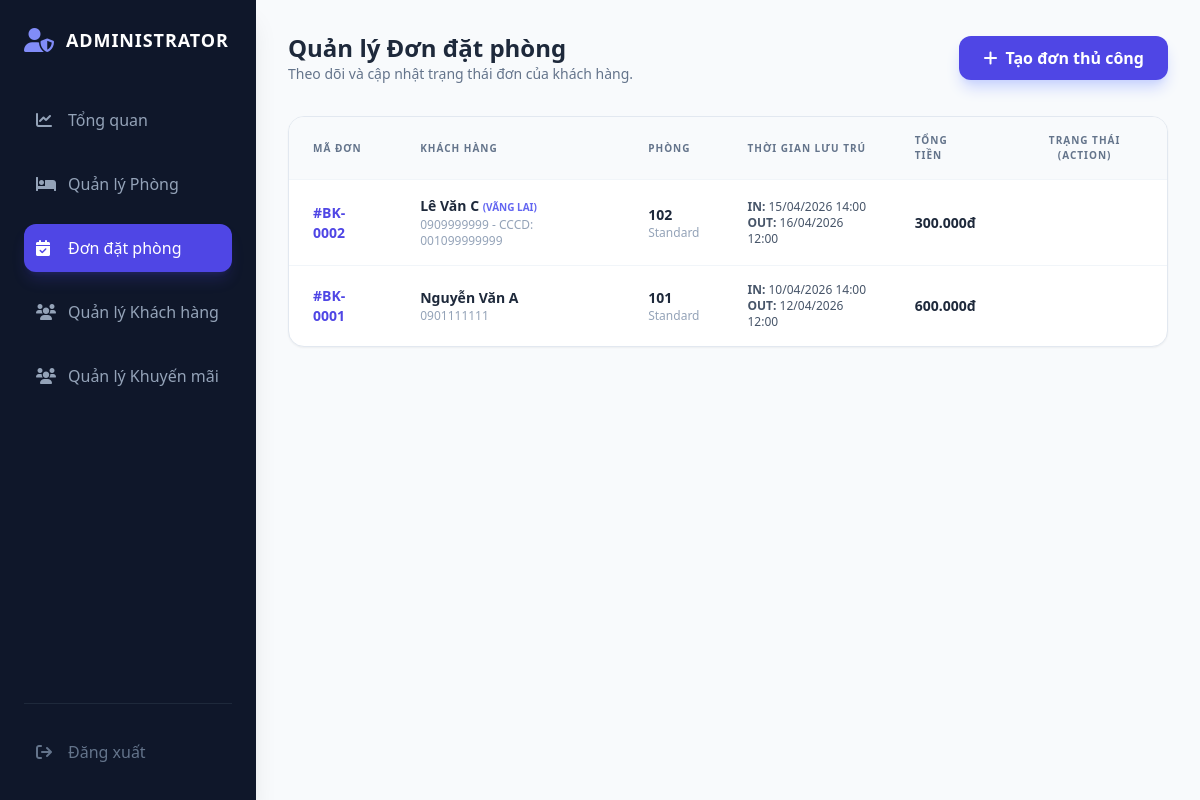
Screenshot of /frontend/admin_bookings.php (signed in) with the database file from the repository.
### tables this page shows
CREATE TABLE Booking (
    booking_id INT AUTO_INCREMENT PRIMARY KEY,
    user_id INT,
    booking_date DATETIME DEFAULT CURRENT_TIMESTAMP,
    check_in DATETIME,
    check_out DATETIME,
    total_price DECIMAL(15, 2),
    payment_method VARCHAR(100),
    payment_status VARCHAR(50),
    note TEXT,
    status VARCHAR(50),

     
    guest_name VARCHAR(255),
    guest_phone VARCHAR(20),
    guest_cccd VARCHAR(50),

    FOREIGN KEY (user_id) REFERENCES `User`(user_id) ON DELETE CASCADE
);

CREATE TABLE Room (
    room_id INT AUTO_INCREMENT PRIMARY KEY,
    hotel_id INT NOT NULL,
    type_id INT,
    room_number VARCHAR(20) NOT NULL,
    status VARCHAR(50) DEFAULT 'active',
    note TEXT,
    FOREIGN KEY (hotel_id) REFERENCES Hotels(hotel_id) ON DELETE CASCADE,
    FOREIGN KEY (type_id) REFERENCES Room_types(type_id) ON DELETE CASCADE
);

CREATE TABLE Room_types (
    type_id INT AUTO_INCREMENT PRIMARY KEY,
    name VARCHAR(255) NOT NULL,
    price DECIMAL(15, 2),
    capacity INT
);

CREATE TABLE User_detail (
    detail_id INT AUTO_INCREMENT PRIMARY KEY,
    user_id INT,
    full_name VARCHAR(255),
    dob DATE,
    address VARCHAR(500),
    nation VARCHAR(100),
    ID_number VARCHAR(50),
    balance DECIMAL(15, 2) DEFAULT 0.00,
    status VARCHAR(50),
    FOREIGN KEY (user_id) REFERENCES `User`(user_id) ON DELETE CASCADE
);

CREATE TABLE `User` (
    user_id INT AUTO_INCREMENT PRIMARY KEY,
    email VARCHAR(255) NOT NULL UNIQUE,
    phone VARCHAR(20),
    password VARCHAR(255) NOT NULL,
    role VARCHAR(50) DEFAULT 'Customer'
);

### config/pdo.php (called while the page is built, shortened)
<?php
function pdo_get_connection($db_name)
{
    static $connections = [];
    if (!isset($connections[$db_name])) {
        $host = '127.0.0.1';
        $username = 'root';
        $password = '';
        $dburl = "mysql:host={$host};dbname={$db_name};charset=utf8";
        try {
            $options = [
                PDO::ATTR_ERRMODE => PDO::ERRMODE_EXCEPTION,
                PDO::ATTR_EMULATE_PREPARES => false,
                PDO::ATTR_DEFAULT_FETCH_MODE => PDO::FETCH_ASSOC
            ];
            $conn = new PDO($dburl, $username, $password, $options);
            $connections[$db_name] = $conn;
        } catch (PDOException $e) {
            error_log("Database Connection Error to MySQL ({$db_name}): " . $e->getMessage());
            throw new Exception("Lỗi MySQL: " . $e->getMessage());
        }
    }
    return $connections[$db_name];
}
function pdo_query($db_name, $sql)
{
    $sql_args = func_num_args() > 2 ? (is_array(func_get_arg(2)) ? func_get_arg(2) : array_slice(func_get_args(), 2)) : [];
    $conn = null;
    try {
        $conn = pdo_get_connection($db_name);
        $stmt = $conn->prepare($sql);
        $stmt->execute($sql_args);
        $rows = $stmt->fetchAll(PDO::FETCH_ASSOC);
        return $rows;
    } catch (PDOException $e) {
        error_log("SQL Query Error on {$db_name}: " . $e->getMessage() . " SQL: " . $sql);
        throw $e;
    } finally {
        if ($conn) {
            unset($conn);
        }
    }
}

### dao/DAO.php (called while the page is built, shortened)
<?php
require_once('../config/pdo.php');
function db_query($sql)
{
    $args = array_slice(func_get_args(), 1);
    return pdo_query(DB_NAME, $sql, $args);
}
?>

### frontend/admin_bookings.php (the view, shortened to what this page needs)
<?php
require_once '../dao/DAO.php';
$sql = "
    SELECT b.*, u.email, ud.full_name, u.phone as user_phone, r.room_number, rt.name as type_name
    FROM Booking b
    LEFT JOIN `User` u ON b.user_id = u.user_id
    LEFT JOIN User_detail ud ON u.user_id = ud.user_id
    JOIN Booking_detail bd ON b.booking_id = bd.booking_id
    JOIN Room r ON bd.room_id = r.room_id
    JOIN Room_types rt ON r.type_id = rt.type_id
    ORDER BY b.booking_id DESC
";
$bookings = db_query($sql);
?>
<!DOCTYPE html>
<html lang="vi">
<head>
    <script src="https://cdn.tailwindcss.com"></script>
    <link rel="stylesheet" href="https://cdnjs.cloudflare.com/ajax/libs/font-awesome/6.0.0/css/all.min.css">
</head>
<body class="bg-slate-50 flex h-screen overflow-hidden">
    <?php include 'sidebar_admin.php'; ?>
    <main class="flex-1 overflow-y-auto p-4 md:p-8">
        <div class="flex flex-col md:flex-row justify-between items-start md:items-center mb-8 gap-4">
            <div>
                <h1 class="text-2xl font-bold text-slate-800">Quản lý Đơn đặt phòng</h1>
                <p class="text-slate-500 text-sm">Theo dõi và cập nhật trạng thái đơn của khách hàng.</p>
            </div>
            <button onclick="document.getElementById('manualBookingModal').classList.remove('hidden')" class="bg-indigo-600 hover:bg-indigo-700 text-white px-6 py-2.5 rounded-xl font-bold shadow-lg shadow-indigo-200 transition flex items-center gap-2">
                <i class="fa-solid fa-plus"></i> Tạo đơn thủ công
            </button>
        </div>
        <div class="bg-white rounded-2xl shadow-sm border border-slate-200 overflow-hidden">
            <table class="w-full text-left">
                <thead class="bg-slate-50 border-b border-slate-100">
                    <tr class="text-slate-500 text-[10px] uppercase tracking-widest font-bold">
                        <th class="px-6 py-4">Mã Đơn</th>
                        <th class="px-6 py-4">Khách hàng</th>
                        <th class="px-6 py-4">Phòng</th>
                        <th class="px-6 py-4">Thời gian lưu trú</th>
                        <th class="px-6 py-4">Tổng tiền</th>
                        <th class="px-6 py-4 text-center">Trạng thái (Action)</th>
                    </tr>
                </thead>
                <tbody class="divide-y divide-slate-100 text-sm">
                    <?php foreach ($bookings as $b): ?>
                    <tr class="hover:bg-slate-50 transition">
                        <td class="px-6 py-4 font-black text-indigo-600">#BK-<?php echo str_pad($b['booking_id'], 4, '0', STR_PAD_LEFT); ?></td>
                        <td class="px-6 py-4">
                            <?php if ($b['user_id']): ?>
                                <p class="font-bold text-slate-800"><?php echo htmlspecialchars($b['full_name'] ?? 'Khách chưa cập nhật tên'); ?></p>
                                <p class="text-xs text-slate-400"><?php echo htmlspecialchars($b['user_phone'] ?? $b['email']); ?></p>
                            <?php else: ?>
                                <p class="font-bold text-slate-800"><?php echo htmlspecialchars($b['guest_name']); ?> <span class="text-indigo-500 text-[10px] uppercase">(Vãng lai)</span></p>
                                <p class="text-xs text-slate-400"><?php echo htmlspecialchars($b['guest_phone']); ?> - CCCD: <?php echo htmlspecialchars($b['guest_cccd']); ?></p>
                            <?php endif; ?>
                        </td>
                        <td class="px-6 py-4">
                            <p class="font-bold text-slate-800"><?php echo htmlspecialchars($b['room_number']); ?></p>
                            <p class="text-xs text-slate-400 line-clamp-1"><?php echo htmlspecialchars($b['type_name']); ?></p>
                        </td>
                        <td class="px-6 py-4 text-slate-600">
                            <div class="text-xs">
                                <div><span class="font-bold">IN:</span> <?php echo date('d/m/Y H:i', strtotime($b['check_in'])); ?></div>
                                <div><span class="font-bold">OUT:</span> <?php echo date('d/m/Y H:i', strtotime($b['check_out'])); ?></div>
                            </div>
                        </td>
                        <td class="px-6 py-4 font-bold text-slate-800"><?php echo number_format($b['total_price'], 0, ',', '.'); ?>đ</td>
                        <td class="px-6 py-4 text-center">
                        </td>
                    </tr>
                    <?php endforeach; ?>
                </tbody>
            </table>
        </div>
    </main>
</body>
</html>

### frontend/sidebar_admin.php
<?php
$current_page = basename($_SERVER['PHP_SELF']);
?>
<aside class="w-64 bg-slate-900 h-screen sticky top-0 text-white p-6 shadow-xl flex flex-col">
    <div class="flex items-center gap-3 mb-10">
        <i class="fa-solid fa-user-shield text-indigo-400 text-2xl"></i>
        <span class="font-bold text-lg tracking-wider uppercase">Administrator</span>
    </div>
    <nav class="space-y-4 flex-1">
            <a href="admin_dashboard.php" class="flex items-center gap-3 p-3 rounded-xl transition <?php echo ($current_page == 'admin_dashboard.php') ? 'bg-indigo-600 text-white shadow-lg shadow-indigo-600/20' : 'text-slate-400 hover:bg-slate-800 hover:text-white'; ?>">
                <i class="fa-solid fa-chart-line w-5"></i> Tổng quan
            </a>
            <a href="admin_rooms.php" class="flex items-center gap-3 p-3 rounded-xl transition <?php echo ($current_page == 'admin_rooms.php') ? 'bg-indigo-600 text-white shadow-lg shadow-indigo-600/20' : 'text-slate-400 hover:bg-slate-800 hover:text-white'; ?>">
                <i class="fa-solid fa-bed w-5"></i> Quản lý Phòng
            </a>
            <a href="admin_bookings.php" class="flex items-center gap-3 p-3 rounded-xl transition <?php echo ($current_page == 'admin_bookings.php') ? 'bg-indigo-600 text-white shadow-lg shadow-indigo-600/20' : 'text-slate-400 hover:bg-slate-800 hover:text-white'; ?>">
                <i class="fa-solid fa-calendar-check w-5"></i> Đơn đặt phòng
            </a>
            <a href="admin_customers.php" class="flex items-center gap-3 p-3 rounded-xl transition <?php echo ($current_page == 'admin_customers.php') ? 'bg-indigo-600 text-white shadow-lg shadow-indigo-600/20' : 'text-slate-400 hover:bg-slate-800 hover:text-white'; ?>">
                <i class="fa-solid fa-users w-5"></i> Quản lý Khách hàng
            </a>
            <a href="admin_promotions.php" class="flex items-center gap-3 p-3 rounded-xl transition <?php echo ($current_page == 'admin_promotions.php') ? 'bg-indigo-600 text-white shadow-lg shadow-indigo-600/20' : 'text-slate-400 hover:bg-slate-800 hover:text-white'; ?>">
                <i class="fa-solid fa-users w-5"></i> Quản lý Khuyến mãi
            </a>
        </nav>
    <div class="pt-6 border-t border-slate-800">
        <a href="../actions/process_logout.php" class="flex items-center gap-3 p-3 text-slate-500 hover:text-red-400 transition">
            <i class="fa-solid fa-arrow-right-from-bracket w-5"></i> Đăng xuất
        </a>
    </div>
</aside>

### rows the page displays
booking: booking_id "0002", guest_name "Lê Văn C", guest_phone "0909999999", guest_cccd "001099999999", room.room_number "102", room_types.name "Standard", check_in "15/04/2026 14:00", check_out "16/04/2026 12:00", total_price "300.000"
booking: booking_id "0001", user_detail.full_name "Nguyễn Văn A", user.phone "0901111111", room.room_number "101", room_types.name "Standard", check_in "10/04/2026 14:00", check_out "12/04/2026 12:00", total_price "600.000"
